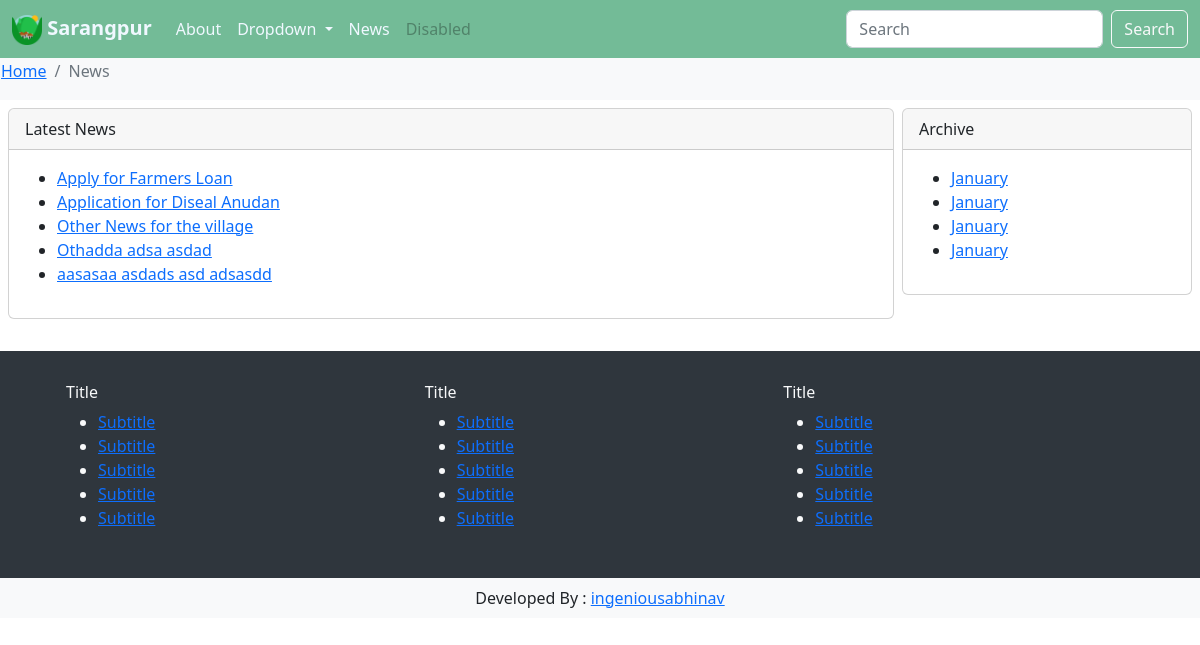
Page /news/ on the committed database.
### sarangpur/models.py (models this page shows, shortened)
class Latestnews(models.Model):
    title = models.CharField( max_length=100)
    file = models.FileField(upload_to='news', max_length=100)
    link = models.URLField(max_length=200, null=True)
    pub_date = models.DateField(auto_now=False, auto_now_add=False)

### sarangpur/views.py (the view)
# urls.py: path('news/', views.news, name='news'),
def news(request):
    return render(request, 'news.html', context)

### sarangpur/templates/news.html (shortened to what this page needs)
{% extends 'base.html' %}
{% block news %}
<section>
    <nav aria-label="breadcrumb" class="p-0 bg-light border border-light">
        <ol class="breadcrumb ">
            <li class="breadcrumb-item"><a href="/">Home</a></li>
            <li class="breadcrumb-item active" aria-current="page">News</li>
        </ol>
    </nav>
    <div class="container-fluid p-2">
        <div class="row justify-content-center g-2">
            <div class="col-sm-9">
                <div class="card p-0">
                    <div class="card-header">Latest News </div>
                    <div class="card-body">
                        <ul>
                            {% for n in news %}
                            <li><a href="{{n.file.url}}" target="_blank">{{n.title}}</a></li>
                            {% endfor %}
                        </ul>
                    </div>
                </div>
            </div>
            <div class="col-sm-3">
                <div class="card">
                    <div class="card-header">Archive</div>
                    <div class="card-body">
                        <ul>
                            <li><a href="/">January</a></li>
                            <li><a href="/">January</a></li>
                            <li><a href="/">January</a></li>
                            <li><a href="/">January</a></li>
                        </ul>
                    </div>
                </div>
            </div>
        </div>
    </div>
</section>
{% endblock news %}

### static/css/style.css (style rules this page uses)
* { margin: 0%; padding: 0; box-sizing: border-box; }

### rows in the picture
Latestnews: title "Apply for Farmers Loan"
Latestnews: title "Application for Diseal Anudan"
Latestnews: title "Other News for the village"
Latestnews: title "Othadda adsa asdad"
Latestnews: title "aasasaa asdads asd adsasdd"
